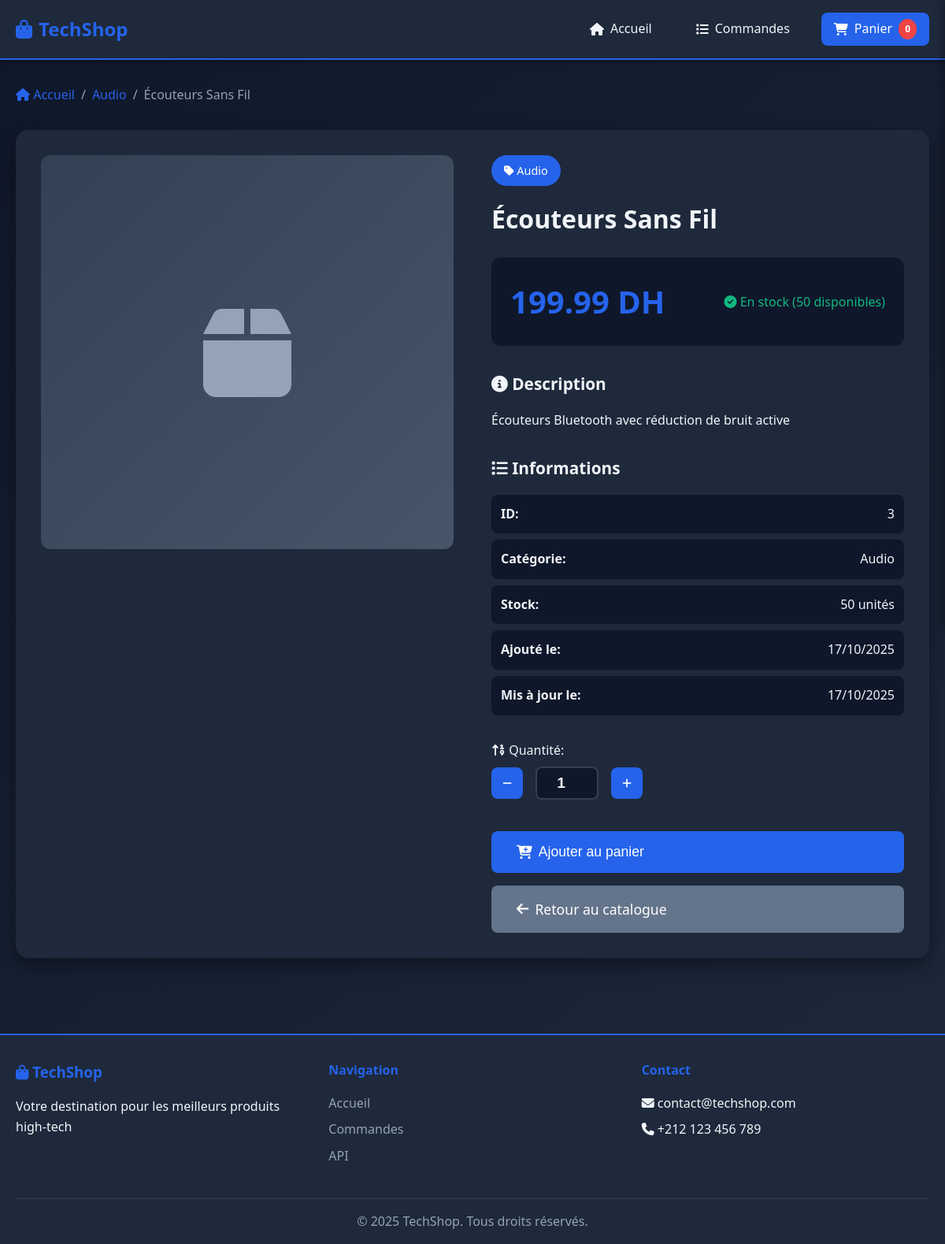
The app's page /product/3 with its own data.
### models.py (models this page shows, shortened)
class Product(db.Model):
    __tablename__ = 'products'
    id = db.Column(db.Integer, primary_key=True)
    name = db.Column(db.String(200), nullable=False)
    description = db.Column(db.Text)
    price = db.Column(db.Float, nullable=False)
    stock = db.Column(db.Integer, default=0)
    category = db.Column(db.String(100))
    image_url = db.Column(db.String(500))
    created_at = db.Column(db.DateTime, default=datetime.utcnow)
    updated_at = db.Column(db.DateTime, default=datetime.utcnow, onupdate=datetime.utcnow)

### routes.py (the view)
    @app.route('/product/<int:product_id>')
    def product_detail(product_id):
        product = ProductService.get_product_by_id(product_id)
        if not product:
            return "Produit introuvable", 404
        return render_template('product_detail.html', product=product)

### services.py (called while the page is built)
    @staticmethod
    def get_product_by_id(product_id):
        try:
            product = Product.query.get(product_id)
            if product:
                product_views.inc()
            return product
        except Exception as e:
            logger.error(f"Error fetching product {product_id}: {str(e)}")
            return None

### templates/product_detail.html (shortened to what this page needs)
{% extends "base.html" %}
{% block content %}
<div class="container">
    <div class="breadcrumb">
        <a href="/"><i class="fas fa-home"></i> Accueil</a>
        <span>/</span>
        <a href="/?category={{ product.category }}">{{ product.category }}</a>
        <span>/</span>
        <span>{{ product.name }}</span>
    </div>
    <div class="product-detail">
        <div class="product-detail-image">
            {% if product.image_url %}
            <img src="{{ product.image_url }}" alt="{{ product.name }}">
            {% else %}
            <div class="product-placeholder-large">
                <i class="fas fa-box"></i>
            </div>
            {% endif %}
        </div>
        <div class="product-detail-info">
            <span class="product-category-tag">
                <i class="fas fa-tag"></i> {{ product.category }}
            </span>
            <h1>{{ product.name }}</h1>
            <div class="product-price-section">
                <span class="price-large">{{ "%.2f"|format(product.price) }} DH</span>
                <span class="stock-info {% if product.stock > 0 %}in-stock{% else %}out-of-stock{% endif %}">
                    {% if product.stock > 0 %}
                    <i class="fas fa-check-circle"></i> En stock ({{ product.stock }} disponibles)
                    {% else %}
                    <i class="fas fa-times-circle"></i> Rupture de stock
                    {% endif %}
                </span>
            </div>
            <div class="product-description-section">
                <h2><i class="fas fa-info-circle"></i> Description</h2>
                <p>{{ product.description }}</p>
            </div>
            <div class="product-specs">
                <h2><i class="fas fa-list"></i> Informations</h2>
                <ul>
                    <li>
                        <span class="spec-label">ID:</span>
                        <span class="spec-value">{{ product.id }}</span>
                    </li>
                    <li>
                        <span class="spec-label">Catégorie:</span>
                        <span class="spec-value">{{ product.category }}</span>
                    </li>
                    <li>
                        <span class="spec-label">Stock:</span>
                        <span class="spec-value">{{ product.stock }} unités</span>
                    </li>
                    <li>
                        <span class="spec-label">Ajouté le:</span>
                        <span class="spec-value">{{ product.created_at.strftime('%d/%m/%Y') }}</span>
                    </li>
                    {% if product.updated_at and product.updated_at != product.created_at %}
                    <li>
                        <span class="spec-label">Mis à jour le:</span>
                        <span class="spec-value">{{ product.updated_at.strftime('%d/%m/%Y') }}</span>
                    </li>
                    {% endif %}
                </ul>
            </div>
            <div class="product-actions-section">
                {% if product.stock > 0 %}
                <div class="quantity-selector">
                    <label for="quantity"><i class="fas fa-sort-numeric-up"></i> Quantité:</label>
                    <div class="quantity-controls">
                        <button class="quantity-btn" id="decreaseQty">
                            <i class="fas fa-minus"></i>
                        </button>
                        <input type="number" id="quantity" value="1" min="1" max="{{ product.stock }}" readonly>
                        <button class="quantity-btn" id="increaseQty">
                            <i class="fas fa-plus"></i>
                        </button>
                    </div>
                </div>
                <button class="btn btn-primary btn-large add-to-cart"
                        data-id="{{ product.id }}"
                        data-name="{{ product.name }}"
                        data-price="{{ product.price }}"
                        data-stock="{{ product.stock }}"
                        id="addToCartBtn">
                    <i class="fas fa-cart-plus"></i> Ajouter au panier
                </button>
                {% else %}
                <div class="alert alert-warning">
                    <i class="fas fa-exclamation-triangle"></i>
                    Ce produit est actuellement en rupture de stock
                </div>
                {% endif %}
                <a href="/" class="btn btn-secondary btn-large">
                    <i class="fas fa-arrow-left"></i> Retour au catalogue
                </a>
            </div>
        </div>
    </div>
</div>
{% endblock %}

### static/css/style.css (style rules this page uses)
:root { --primary-color: #2563eb; --primary-dark: #1e40af; --secondary-color: #64748b; --success-color: #10b981; --warning-color: #f59e0b; --danger-color: #ef4444; --dark-bg: #0f172a; --card-bg: #1e293b; --text-color: #f1f5f9; --text-secondary: #94a3b8; --border-color: #334155; --shadow: 0 4px 6px rgba(0, 0, 0, 0.3); --shadow-lg: 0 10px 25px rgba(0, 0, 0, 0.4); }
* { margin: 0; padding: 0; box-sizing: border-box; }
body { font-family: 'Segoe UI', Tahoma, Geneva, Verdana, sans-serif; background: linear-gradient(135deg, #0f172a 0%, #1e293b 100%); color: var(--text-color); line-height: 1.6; min-height: 100vh; }
.container { max-width: 1200px; margin: 0 auto; padding: 0 20px; }
.btn { padding: 0.5rem 1rem; border: none; border-radius: 8px; cursor: pointer; transition: all 0.3s ease; text-decoration: none; display: inline-flex; align-items: center; gap: 0.5rem; font-size: 0.9rem; font-weight: 500; }
.btn-primary { background: var(--primary-color); color: white; }
.btn-secondary { background: var(--secondary-color); color: white; }
.btn-large { padding: 1rem 2rem; font-size: 1.1rem; }
.breadcrumb { display: flex; gap: 0.5rem; margin-bottom: 2rem; color: var(--text-secondary); }
.breadcrumb a { color: var(--primary-color); text-decoration: none; }
.product-detail { display: grid; grid-template-columns: 1fr 1fr; gap: 3rem; background: var(--card-bg); padding: 2rem; border-radius: 16px; box-shadow: var(--shadow-lg); }
.product-detail-image { position: relative; height: 500px; background: linear-gradient(135deg, #334155 0%, #475569 100%); border-radius: 12px; display: flex; align-items: center; justify-content: center; overflow: hidden; }
.product-placeholder-large { font-size: 8rem; color: var(--text-secondary); }
.product-category-tag { display: inline-block; background: var(--primary-color); color: white; padding: 0.5rem 1rem; border-radius: 20px; font-size: 0.9rem; margin-bottom: 1rem; }
.product-detail-info h1 { font-size: 2rem; margin-bottom: 1.5rem; color: var(--text-color); }
.product-price-section { display: flex; justify-content: space-between; align-items: center; padding: 1.5rem; background: var(--dark-bg); border-radius: 12px; margin-bottom: 2rem; }
.price-large { font-size: 2.5rem; font-weight: bold; color: var(--primary-color); }
.stock-info { font-size: 1rem; font-weight: 500; }
.stock-info.in-stock { color: var(--success-color); }
.product-description-section, .product-specs { margin-bottom: 2rem; }
.product-description-section h2, .product-specs h2 { font-size: 1.3rem; margin-bottom: 1rem; color: var(--text-color); }
.product-specs ul { list-style: none; }
.product-specs li { display: flex; justify-content: space-between; padding: 0.75rem; background: var(--dark-bg); border-radius: 8px; margin-bottom: 0.5rem; }
.spec-label { font-weight: 600; }
.quantity-selector { margin-bottom: 1.5rem; }
.quantity-selector label { display: block; margin-bottom: 0.5rem; font-weight: 500; }
.quantity-controls { display: flex; align-items: center; gap: 1rem; }
.quantity-btn { background: var(--primary-color); color: white; border: none; width: 40px; height: 40px; border-radius: 8px; cursor: pointer; transition: all 0.3s ease; }
.quantity-controls input { width: 80px; text-align: center; padding: 0.5rem; border: 2px solid var(--border-color); border-radius: 8px; background: var(--dark-bg); color: var(--text-color); font-size: 1.2rem; font-weight: bold; }
.product-actions-section { display: flex; flex-direction: column; gap: 1rem; }

### records on screen
Product: category "Audio", name "Écouteurs Sans Fil", price "199.99", stock "50", description "Écouteurs Bluetooth avec réduction de bruit active", id "3", created_at "17/10/2025", updated_at "17/10/2025"
